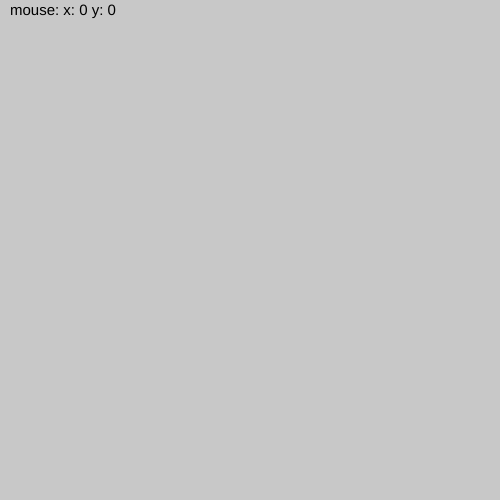
Frame 1 (no input)
Frame 60 (no input): identical to frame 1, image omitted
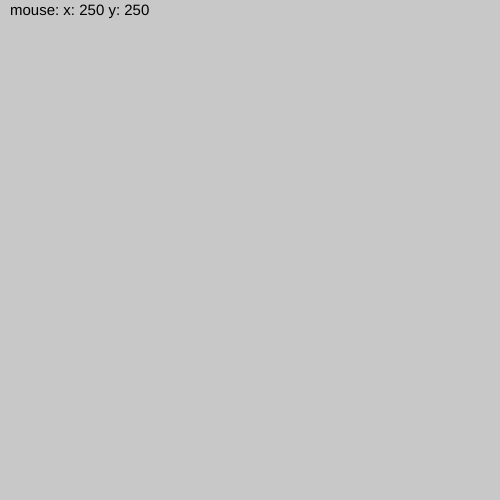
Frame 120 (the mouse pressed at the canvas centre since frame 60)

The p5.js sketch that drew these frames (run headless with seeded random() and noise() and a simulated clock; from frame 60 on, the mouse is pressed at the canvas centre):

// p5.js sketch
// ── sketch.js
function setup() {
  createCanvas(500, 500);
}

function mostrarMouse(posX,posY,tamTexto) {
  textSize(tamTexto);
  text(`mouse: x: ${mouseX} y: ${mouseY}`, posX, posY);
}

function draw() {
  background(200);
  mostrarMouse(10,15,15);
}

function mouseClicked() {
  fill("red")
}
